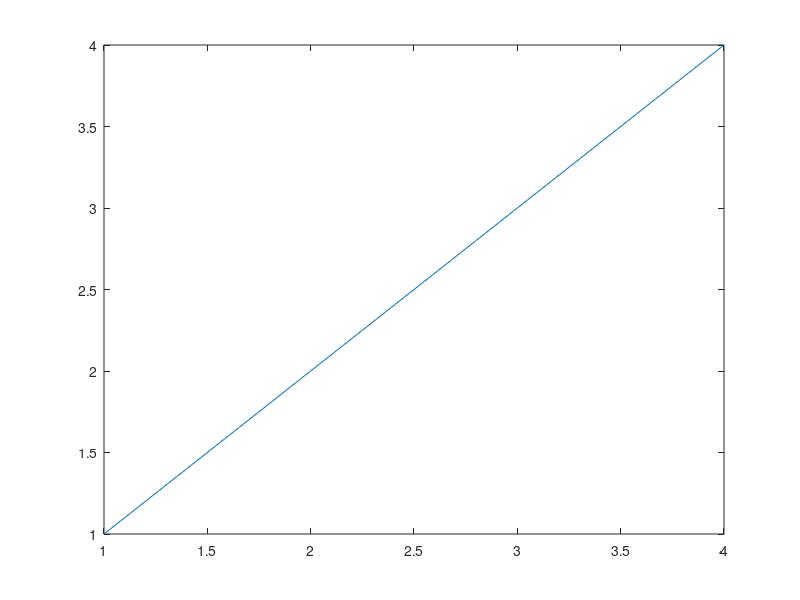

This chart was generated by the following MATLAB code:
x = [1 2 3 4]
y = [1 2 3 4]
f = figure('visible','off');
plot(x,y);

F = getframe(f);
[X, Map] = frame2im(F);
figure
imshow(X)